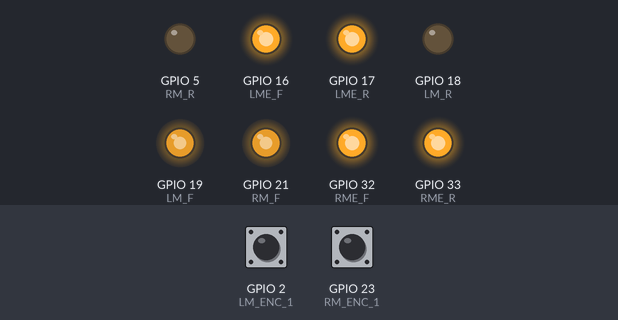
A sketch run on a simulated ESP32. On the bench: output pins drawn as LEDs (lit = HIGH). The test bench sets the inputs (shaded band); at power-on: GPIO 2 (LM_ENC_1) HIGH, GPIO 23 (RM_ENC_1) HIGH.

Above: at 0.1 s.
At 2.6 s:
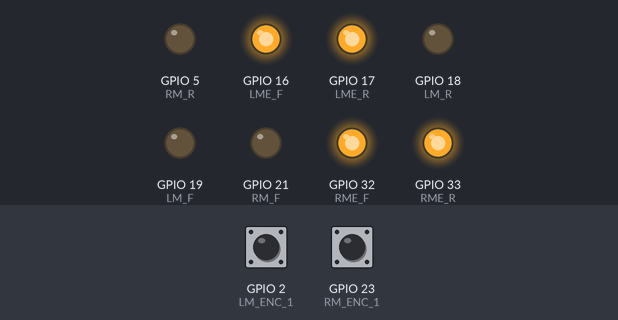
At 4.6 s:
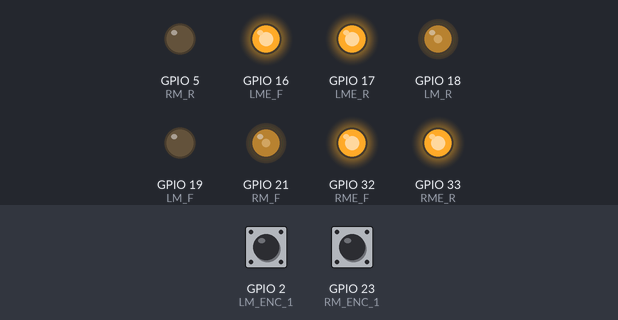
Timing chart, 0 to 6.1 s (numbered marks = the images above):
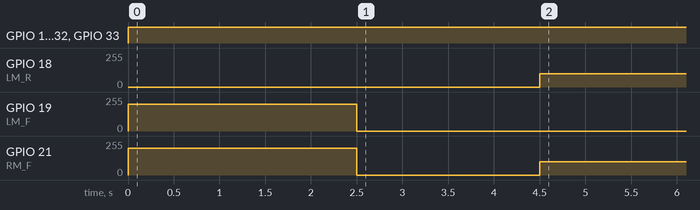

The sketch:

pid-turn-and-line.ino
```cpp
// hardware time include
#include "driver/timer.h"

// PID setpoint calcluations
int setPoint = 200;
int motor1_set = 200;     //-- testing
int motor0_set = 200;
int motor1_diff = 0;

int right_motor_dir = 1;
int left_motor_dir = 1;


long int angleCount1, angleCount2;

// Integral PID component
float integral = 0;

// Derivative PID component
float derivative = 0;
int prev_error = 0;

//int outputRotationSpeed = 0;
int error = 0;
float kp = 0.2; //0.5
float ki = 0.5;
float kd = 0.005; //0.2
float adjustment_to_left_motor;
float adjustment_to_right_motor;

int store_counts, store_counts1;
int set_flag_100ms;

// left and right motor enables
#define LME_F 16 //34
#define LME_R 17 //35 change back to these values

#define RME_F 32
#define RME_R 33

// motor directions pins, send PWM singal to direction
#define LM_F 19 // left motor _ foward
#define LM_R 18 // left motor _ reverse

#define RM_F 21  //2
#define RM_R 5 //15 change to these, or match pcb document

// encoder definitions

#define LM_ENC_1 2 //5 - this can all be found on the pcb document!
#define LM_ENC_2 15 //17
#define RM_ENC_1 23 //16 change to this
#define RM_ENC_2 22  //4

// encoder count
long counts = 0;
long counts1 = 0;
long counts_total = 0;
// timer instantiation for hardware sampling overflow, 100ms (I believe)
hw_timer_t *Timer0_Cfg = NULL;

void readEncoder() //this function is triggered by the encoder CHANGE, and increments the encoder counter

{
  counts++; //left motor encoder count increment

  angleCount1++;


}

void readEncoder1() //this function is triggered by the encoder CHANGE, and increments the encoder counter

{
  counts1++; //right motor encoder count increment

  angleCount2++;

}

// sampling isr which happens every 100ms
void IRAM_ATTR Timer0_ISR() //-- happens every 100ms
{
    prev_error = error;
    // read and update wheel linear velocity
    error = counts1-counts;

    store_counts = counts;
    store_counts1 = counts1;

    counts = 0; //-- reset counts
    counts1 = 0;

    set_flag_100ms = 1;

}

void init_motors() {
  // set motors to output mode
  pinMode(LME_F, OUTPUT);
  pinMode(LME_R, OUTPUT);
  pinMode(RME_F, OUTPUT);
  pinMode(RME_R, OUTPUT);

  pinMode(LM_F, OUTPUT);
  pinMode(LM_R, OUTPUT);
  pinMode(RM_F, OUTPUT);
  pinMode(RM_R, OUTPUT);
}

void enable_motors() {
  digitalWrite(LME_F, HIGH);  // enable motors
  digitalWrite(LME_R, HIGH);
  digitalWrite(RME_F, HIGH);
  digitalWrite(RME_R, HIGH);
}

void disable_motors() {
  digitalWrite(LME_F, LOW);  // enable motors
  digitalWrite(LME_R, LOW);
  digitalWrite(RME_F, LOW);
  digitalWrite(RME_R, LOW);
}

void left_speed(int speed_, int dir_) {
  if (dir_ == 1) {
    analogWrite(LM_F, speed_);
    digitalWrite(LM_R, 0);
  }
  if (dir_ == -1) {
    analogWrite(LM_R, speed_);
    digitalWrite(LM_F, 0);
  }
}

// right_speed controller set pwm speed 0 - 255 (2^8)
void right_speed(int speed_, int dir_) {
  if (dir_ == 1) {
    analogWrite(RM_F, speed_);
    digitalWrite(RM_R, 0);
  }
  if (dir_ == -1) {
    analogWrite(RM_R, speed_);
    digitalWrite(RM_F, 0);
  }
}

void PID_control(int set_speed, int rm_direction, int lm_direction)
{
  if (set_flag_100ms == 1)
  {
    integral += 0.1*error;  // Integral component
    //Serial.println(integral);
    derivative = (error - prev_error)/0.1;  // derivative component

    motor1_set -= kp*error + ki*integral + kd*derivative;   // Changing right motors set speed
    motor0_set += kp*error + ki*integral + kd*derivative;   // Changing left motors set speed

    right_speed(motor1_set, rm_direction);   // Changing motor speeds
    left_speed(motor0_set, lm_direction);    // Changing motor speeds


    if (error <= 1 && error >= -1)  // If very little error
    {
      motor1_diff = set_speed - motor1_set;  // get closer to wanted speed
      motor1_set += motor1_diff/10;   // gradually increasing motor speed
      motor0_set += motor1_diff/10;
      right_speed(motor1_set, rm_direction);
      left_speed(motor0_set, lm_direction);
    }

    set_flag_100ms = 0;
  }
}

void setup()
{

  Serial.begin(115200);

  pinMode(LM_ENC_1, INPUT); //initialize Encoder Pins
  pinMode(LM_ENC_2, INPUT);

  digitalWrite(LM_ENC_1, LOW); //initialize Pin States
  digitalWrite(LM_ENC_2, LOW);

  attachInterrupt(digitalPinToInterrupt(LM_ENC_1), readEncoder, CHANGE); //attach interrupt to PIN 2
  attachInterrupt(digitalPinToInterrupt(RM_ENC_1), readEncoder1, CHANGE); //attach interrupt to PIN 2

  Timer0_Cfg = timerBegin(0, 80, true);
  timerAttachInterrupt(Timer0_Cfg, &Timer0_ISR, true);
  timerAlarmWrite(Timer0_Cfg, 100000, true);
  timerAlarmEnable(Timer0_Cfg);

  init_motors();
  enable_motors();

  left_speed(setPoint, 1);
  right_speed(setPoint, 1);

  delay(2500);

  right_speed(0, 1);
  left_speed(0, 1);


  turn_to_angle(360);


  turn_to_angle(90);

  right_speed(0, 1);
  left_speed(0, 1);

  delay(1000);


}


void turn_to_angle(int angle)
{
  // clear encoder angle counters
  angleCount1 = 0;
  angleCount2 = 0;

  delay(2000);

  right_speed(100, 1);
  left_speed(100, -1);
  while ((angleCount1 <= (angle * 17.5))) {
    // gone 360 degrees
    delay(1);
  }
  right_speed(0, 1);
  left_speed(0, -1);
}


void loop()
{
  PID_control(setPoint, right_motor_dir, left_motor_dir);
}
```

Measured:
- by itself, GPIO 17 (LME_R), GPIO 32 (RME_F), GPIO 33 (RME_R): LOW → HIGH at 0.00 s
- by itself, GPIO 18 (LM_R): 0/255 → 100/255 at 4.5 s
- by itself, GPIO 19 (LM_F): 0/255 → 200/255 at 0.00 s, → 0/255 2.5 s later
- by itself, GPIO 21 (RM_F): 0/255 → 200/255 at 0.00 s, → 0/255 2.5 s later, → 100/255 2.0 s later
